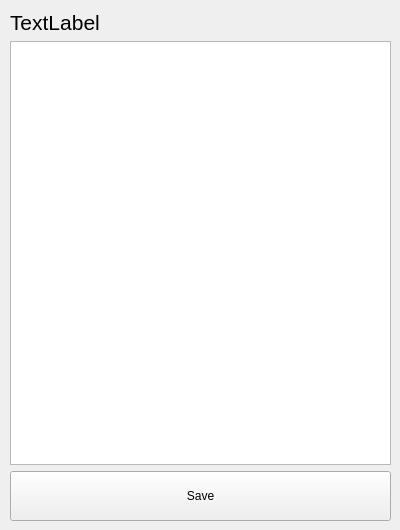
<?xml version="1.0" encoding="UTF-8"?>
<ui version="4.0">
 <class>Form</class>
 <widget class="QWidget" name="Form">
  <property name="geometry">
   <rect>
    <x>0</x>
    <y>0</y>
    <width>400</width>
    <height>530</height>
   </rect>
  </property>
  <property name="sizePolicy">
   <sizepolicy hsizetype="Fixed" vsizetype="Fixed">
    <horstretch>0</horstretch>
    <verstretch>0</verstretch>
   </sizepolicy>
  </property>
  <property name="windowTitle">
   <string>Form</string>
  </property>
  <widget class="QWidget" name="verticalLayoutWidget">
   <property name="geometry">
    <rect>
     <x>10</x>
     <y>10</y>
     <width>381</width>
     <height>511</height>
    </rect>
   </property>
   <layout class="QVBoxLayout" name="verticalLayout">
    <item>
     <widget class="QLabel" name="label">
      <property name="font">
       <font>
        <pointsize>16</pointsize>
       </font>
      </property>
      <property name="text">
       <string>TextLabel</string>
      </property>
     </widget>
    </item>
    <item>
     <widget class="QListWidget" name="list_view"/>
    </item>
    <item>
     <widget class="QPushButton" name="save_btn">
      <property name="minimumSize">
       <size>
        <width>0</width>
        <height>50</height>
       </size>
      </property>
      <property name="text">
       <string>Save</string>
      </property>
     </widget>
    </item>
   </layout>
  </widget>
 </widget>
 <resources/>
 <connections/>
</ui>
